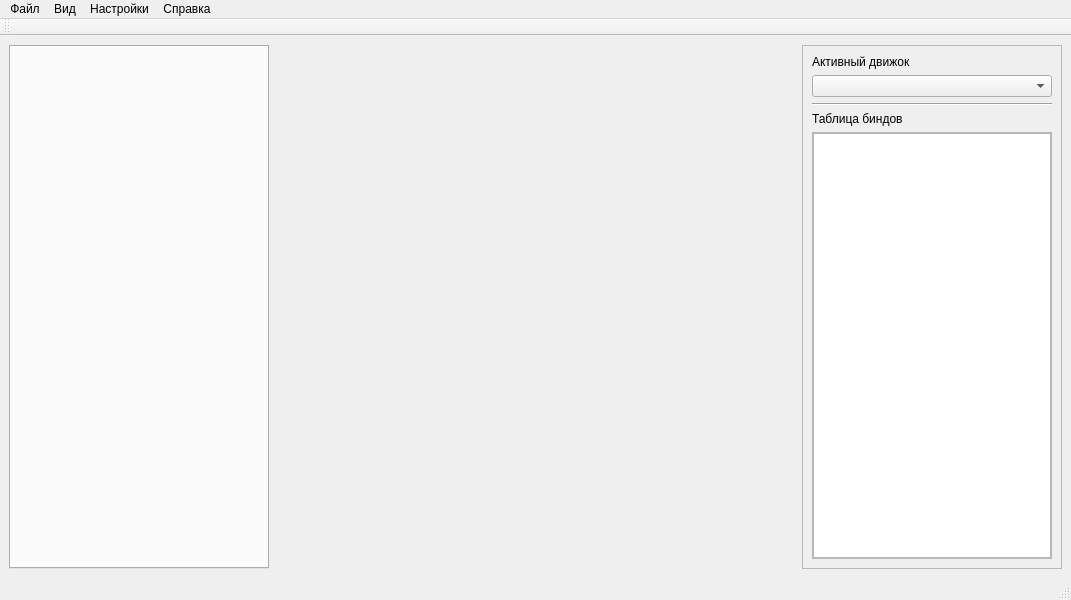
<?xml version="1.0" encoding="UTF-8"?>
<ui version="4.0">
 <class>MainWindow</class>
 <widget class="QMainWindow" name="MainWindow">
  <property name="geometry">
   <rect>
    <x>0</x>
    <y>0</y>
    <width>1071</width>
    <height>600</height>
   </rect>
  </property>
  <property name="windowTitle">
   <string>MainWindow</string>
  </property>
  <widget class="QWidget" name="centralwidget">
   <property name="sizePolicy">
    <sizepolicy hsizetype="Expanding" vsizetype="Expanding">
     <horstretch>0</horstretch>
     <verstretch>0</verstretch>
    </sizepolicy>
   </property>
   <layout class="QGridLayout" name="gridLayout_2" columnstretch="3,6,3">
    <item row="0" column="2">
     <widget class="QScrollArea" name="rightPanel">
      <property name="widgetResizable">
       <bool>true</bool>
      </property>
      <widget class="QWidget" name="scrollAreaWidgetContents">
       <property name="geometry">
        <rect>
         <x>0</x>
         <y>0</y>
         <width>257</width>
         <height>507</height>
        </rect>
       </property>
       <layout class="QVBoxLayout" name="verticalLayout">
        <item>
         <widget class="QLabel" name="label">
          <property name="text">
           <string>Активный движок</string>
          </property>
         </widget>
        </item>
        <item>
         <widget class="QComboBox" name="enginesComboBox"/>
        </item>
        <item>
         <widget class="Line" name="line">
          <property name="orientation">
           <enum>Qt::Orientation::Horizontal</enum>
          </property>
         </widget>
        </item>
        <item>
         <widget class="QLabel" name="label_2">
          <property name="text">
           <string>Таблица биндов</string>
          </property>
         </widget>
        </item>
        <item>
         <widget class="QScrollArea" name="scrollArea_3">
          <property name="widgetResizable">
           <bool>true</bool>
          </property>
          <widget class="QWidget" name="scrollAreaWidgetContents_3">
           <property name="geometry">
            <rect>
             <x>0</x>
             <y>0</y>
             <width>233</width>
             <height>384</height>
            </rect>
           </property>
           <layout class="QHBoxLayout" name="horizontalLayout_2">
            <property name="spacing">
             <number>0</number>
            </property>
            <property name="leftMargin">
             <number>0</number>
            </property>
            <property name="topMargin">
             <number>0</number>
            </property>
            <property name="rightMargin">
             <number>0</number>
            </property>
            <property name="bottomMargin">
             <number>0</number>
            </property>
            <item>
             <widget class="QTableView" name="tableView"/>
            </item>
           </layout>
          </widget>
         </widget>
        </item>
       </layout>
      </widget>
     </widget>
    </item>
    <item row="0" column="1">
     <widget class="QWidget" name="viewport" native="true"/>
    </item>
    <item row="0" column="0">
     <widget class="QTabWidget" name="leftPanel">
      <property name="tabPosition">
       <enum>QTabWidget::TabPosition::West</enum>
      </property>
      <property name="currentIndex">
       <number>-1</number>
      </property>
      <property name="movable">
       <bool>true</bool>
      </property>
     </widget>
    </item>
   </layout>
  </widget>
  <widget class="QMenuBar" name="menubar">
   <property name="geometry">
    <rect>
     <x>0</x>
     <y>0</y>
     <width>1071</width>
     <height>25</height>
    </rect>
   </property>
   <widget class="QMenu" name="menu">
    <property name="title">
     <string>Файл</string>
    </property>
    <addaction name="newFileMenuButton"/>
    <addaction name="saveFileMenuButton"/>
   </widget>
   <widget class="QMenu" name="menu_2">
    <property name="title">
     <string>Вид</string>
    </property>
   </widget>
   <widget class="QMenu" name="menu_3">
    <property name="title">
     <string>Справка</string>
    </property>
   </widget>
   <widget class="QMenu" name="menu_4">
    <property name="title">
     <string>Настройки</string>
    </property>
    <addaction name="action_Render_API"/>
    <addaction name="includeEngineMenuButton"/>
   </widget>
   <addaction name="menu"/>
   <addaction name="menu_2"/>
   <addaction name="menu_4"/>
   <addaction name="menu_3"/>
  </widget>
  <widget class="QStatusBar" name="statusbar"/>
  <widget class="QToolBar" name="toolBar">
   <property name="windowTitle">
    <string>toolBar</string>
   </property>
   <attribute name="toolBarArea">
    <enum>TopToolBarArea</enum>
   </attribute>
   <attribute name="toolBarBreak">
    <bool>false</bool>
   </attribute>
  </widget>
  <action name="newFileMenuButton">
   <property name="text">
    <string>Новый файл</string>
   </property>
  </action>
  <action name="saveFileMenuButton">
   <property name="text">
    <string>Сохранить как...</string>
   </property>
  </action>
  <action name="includeEngineMenuButton">
   <property name="text">
    <string>Подключить движок...</string>
   </property>
  </action>
  <action name="action_Render_API">
   <property name="text">
    <string>Добавить Render API...</string>
   </property>
  </action>
 </widget>
 <resources/>
 <connections/>
</ui>
